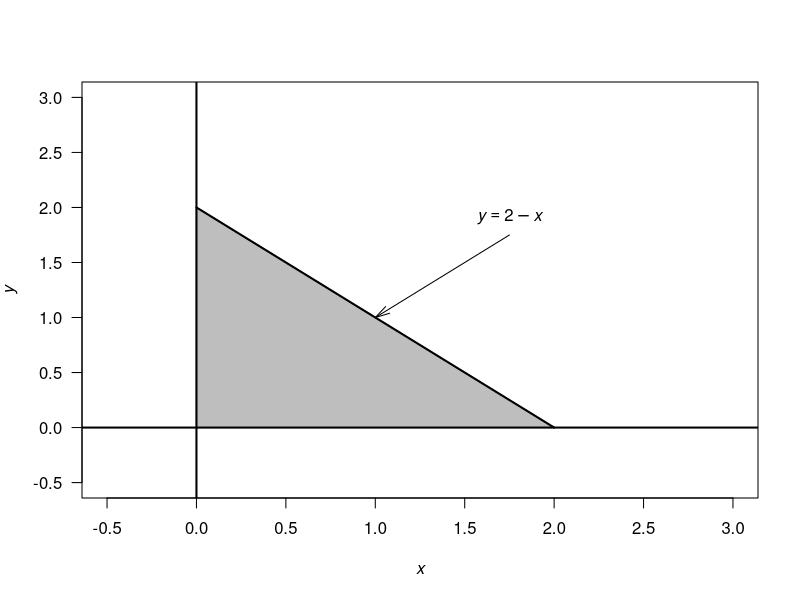

Write R code to recreate this figure.
## ---- chunk 1
set.seed(932649)

NumRainEvents <- rpois(1,
                       lambda = 0.78)
MonthlyRain <- 0

if ( NumRainEvents > 0) {
     EventAmounts <- rgamma(NumRainEvents,
                           shape = 0.5,
                           scale = 6 )
     MonthlyRain <- sum( EventAmounts )
}
## ---- chunk 2
set.seed(932649)

MonthlyRain <- array(0,  
                     dim = 1000)

for (i in 1:1000){
 NumRainEvents <- rpois(1,
                       lambda = 0.78)
 MonthlyRain[i] <- 0

  if ( NumRainEvents > 0) {
       EventAmounts <- rgamma(NumRainEvents,
                             shape = 0.5,
                             scale = 6 )
       MonthlyRain[i] <- sum( EventAmounts )
  }
}

# Exact zeros:
sum(MonthlyRain == 0) / 1000
mean(MonthlyRain)
mean(MonthlyRain[MonthlyRain > 0])
## ---- chunk 3
plot( x = c(-0.5, 3),
      y = c(-0.5, 3),
      type = "n",
      las = 1,
      xlab = expression(italic(x)),
      ylab = expression(italic(y)))

polygon( x = c(0, 0, 2, 0),
         y = c(0, 2, 0, 0),
         col = "grey")
lines( x = c(0, 2),
       y = c(2, 0),
       lwd = 2)
abline(v = 0, 
       lwd = 2)
abline(h = 0,
       lwd = 2)
text(1.75, 1.75,
     pos = 3,
     expression( italic(y) == 2 - italic(x) ))
arrows( x0 = 1.75,
        y0 = 1.75,
        x1 = 1,
        y1 = 1,
        angle = 15,
        length = 0.15)
## ---- chunk 4
set.seed(8584444)
## ---- chunk 5
annualRainfallList <- array( NA, dim = 1000)
for (i in 1:1000){
   rainAmounts <- array( 0, dim = 365) # Reset for each simulation

    wetDays <- rbinom(365, size = 1, prob = 0.32) # 1: Wet day
   locateWetDays <- which( wetDays == 1 )


   rainAmounts[locateWetDays] <- rgamma( n = length(locateWetDays),
                                         shape = 2,
                                         scale = 20)
   annualRainfallList[i] <- sum(rainAmounts)
}
# hist( annualRainfallList)
## ---- chunk 6
set.seed(8584444)
## ---- chunk 7
Days <- 1 : 365
prob <- (1 + cos( 2 * pi * Days/365) ) / 2.2

annualRainfallList2 <- array( NA, dim = 1000)
for (i in 1:1000){

  wetDays <- rbinom(365, size = 1, prob = prob) # 1: Wet day
  
  locateWetDays <- which( wetDays == 1 )
  
  rainAmounts2 <- array( 0, dim = 365)
  
  rainAmounts2[locateWetDays] <- rgamma( n = length(locateWetDays),
                                         shape = 2,
                                         scale = 20)
   annualRainfallList2[i] <- sum(rainAmounts2)
}
#hist( annualRainfallList2)
## ---- chunk 8
set.seed(8584444)
## ---- chunk 9
Days <- 1 : 365

probList <- array( dim = 365)
probList[1] <- 0.32

annualRainfallList3 <- array( NA, dim = 1000)

for (i in 1:1000){
  
  rainAmounts <- array( dim = 365 )

  for (day in 1:365) {
    if ( day == 1 ) {
      probList[1] <- 0.32
      wetDay <- rbinom(1, 
                       size = 1, 
                       prob = probList[1]) # 1: Wet day
      rainAmounts[1] <- rgamma( n = 1,
                                shape = 2,
                                scale = 20)

    } else {
    
      probList[i] <- ifelse( rainAmounts[day - 1] == 0,
                             0.15,
                             0.55)
      wetDay <- rbinom(1, 
                       size = 1, 
                       prob = probList[i]) # 1: Wet day

      if (wetDay) {
        rainAmounts[day] <- rgamma( n = 1,
                                    shape = 2,
                                    scale = 20)
      } else {
        rainAmounts[day] <- 0
      }
    }
  }
  annualRainfallList3[i] <- sum(rainAmounts)
    
}

#hist( annualRainfallList3)
